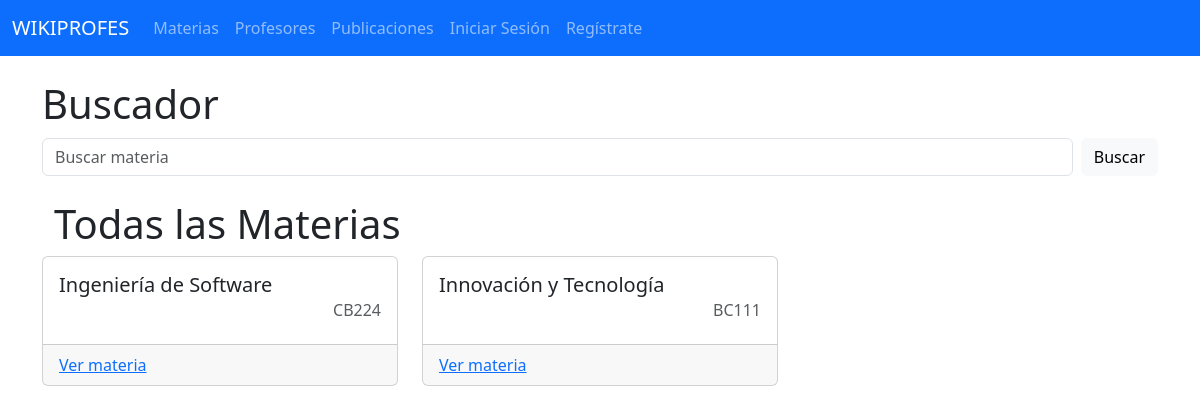
The page /materias on the database as committed earlier.
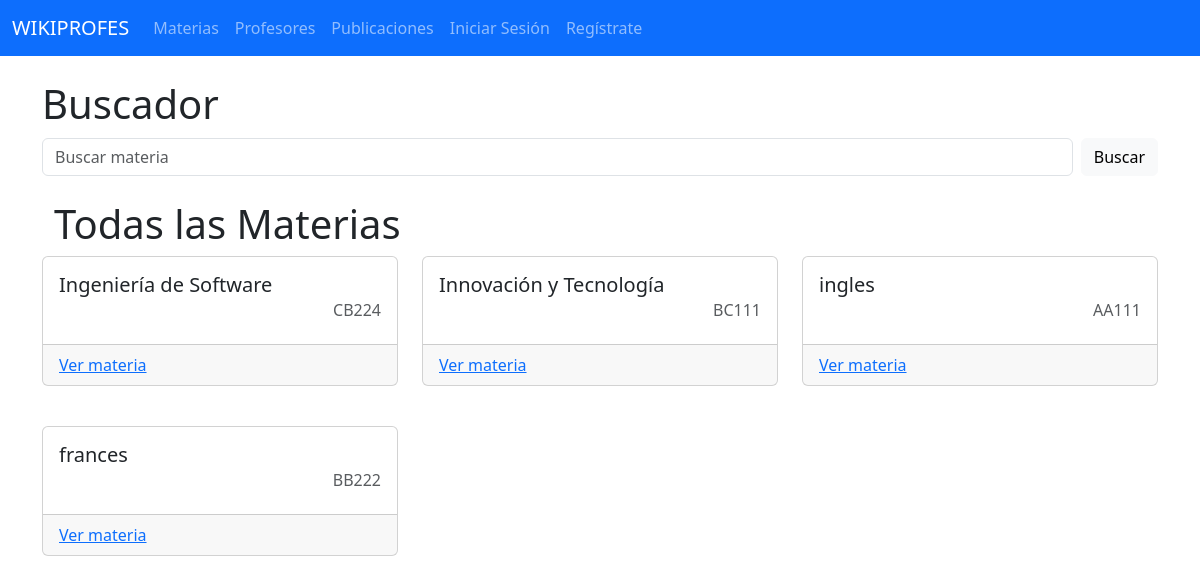
The same page on the database as committed later.
### materia/models.py (models this page shows, shortened)
class Materia(models.Model):
    clave = models.CharField(max_length=10)
    nombre = models.CharField(max_length=80)
    departamento = models.CharField(max_length=50)
    profesores = models.ManyToManyField(Profesor, through='publicacion.Publicacion')
    usuarios = models.ManyToManyField(User, through='publicacion.Publicacion')

### materia/views.py (the view)
# urls.py: path("materias", views.MateriaView.as_view(), name="materias"),
class MateriaView(generic.ListView):
    template_name = "materias/materias.html"
    def get_queryset(self):
        return Materia.objects.all()

### templates/materias/materias.html (shortened to what this page needs)
{% extends "base.html" %}
{% block content %}
    <div class="container mt-4">
        <h1>Buscador</h1>
        <form class="d-flex" style="margin-top: 10px;" role="search" method="get" action="{% url 'publicacion:busqueda_materia' materia_nombre='materia_nombre' %}">
            <input class="form-control me-2" type="search" name="materia_nombre" placeholder="Buscar materia" aria-label="Search">
            <button class="btn btn-light" type="submit">Buscar</button>
        </form>
        <div class="container mt-4">
            <h1>Todas las Materias</h1>
        </div>
        <div class="row row-cols-1 row-cols-md-3 g-4">
            {% for materia in materia_list %}
                <section>
                    <div class="col">
                        <div class="card mb-3">
                            <div class="card-body">
                                <h5 class="card-title">{{materia.nombre}}</h5>
                                <h6 class="card-subtitle mb-2 text-body-secondary text-end">{{materia.clave}}</h6>
                            </div>
                            <div class="card-footer text-body-secondary">
                                <a href="{% url 'publicacion:materia' materia.id%}">Ver materia</a>
                            </div>
                        </div>
                    </div>
                </section>
            {% endfor %}
        </div>
    </div>
{% endblock content %}

Rows that differ between the two databases and show on the page:
added Materia: nombre "ingles", clave "AA111"
added Materia: nombre "frances", clave "BB222"
